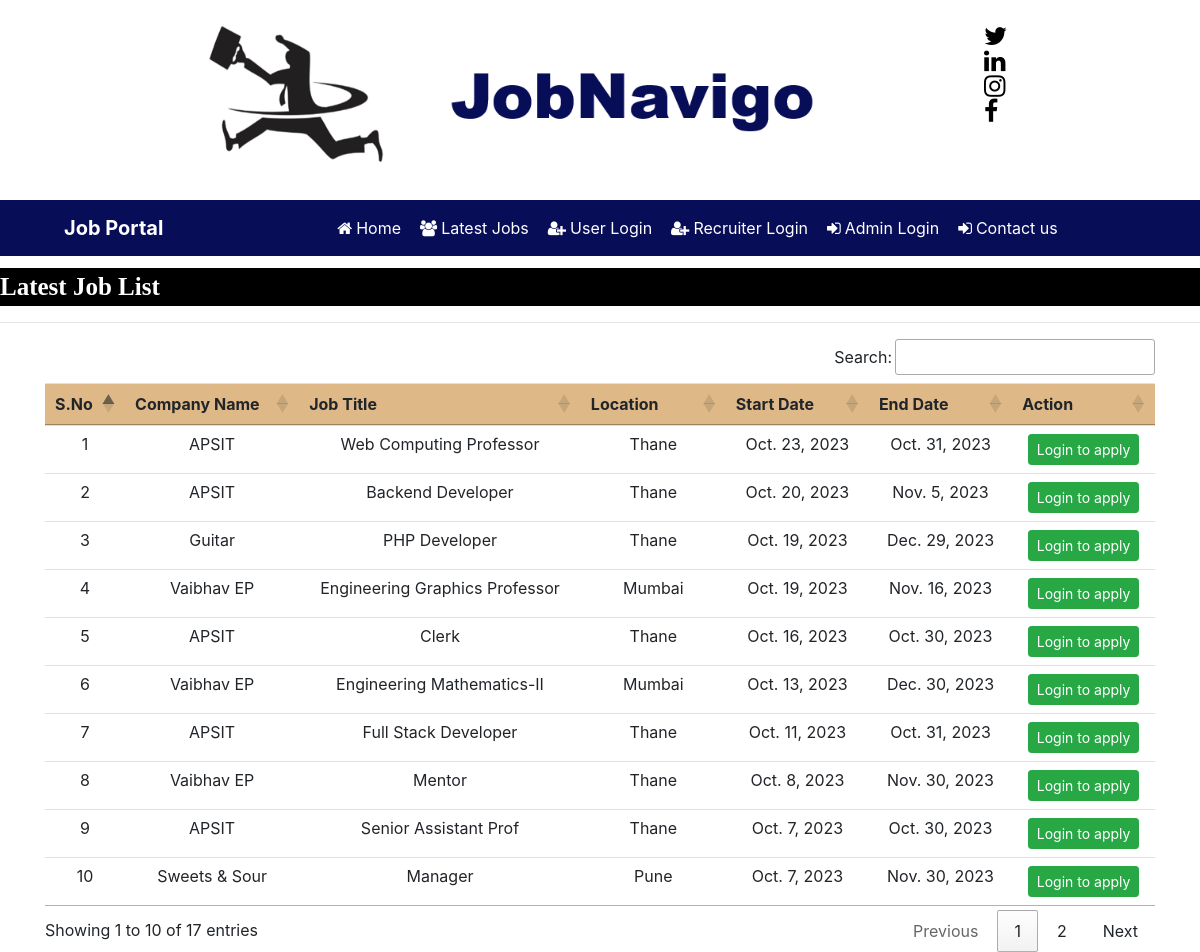
The page /latest_jobs on the database its author committed.
### CareerPatches/models.py (models this page shows, shortened)
class Job(models.Model):
    recruiter = models.ForeignKey(Recruiter,on_delete=models.CASCADE)
    start_date = models.DateField()
    end_date  = models.DateField()
    title = models.CharField(max_length=100)
    salary = models.FloatField(max_length=20)
    image = models.FileField()
    description = models.CharField(max_length=300)
    experience = models.CharField(max_length=50)
    location = models.CharField(max_length=100)
    skills = models.CharField(max_length=100)
    creationdate = models.DateField()

class Recruiter(models.Model):
    user = models.ForeignKey(User,on_delete=models.CASCADE)
    mobile = models.CharField(max_length=15,null=True)
    image  = models.FileField(null=True)
    gender = models.CharField(max_length=10,null=True)
    company = models.CharField(max_length=15,null=True)
    type = models.CharField(max_length=15,null=True)
    status = models.CharField(max_length=20,null=True)

### CareerPatches/views.py (the view)
# urls.py: path('latest_jobs',latest_jobs,name="latest_jobs"),
def latest_jobs(request):
    job = Job.objects.all().order_by('-start_date')
    d = {'job':job}
    return render(request,'latest_jobs.html',d)

### CareerPatches/Templates/latest_jobs.html (shortened to what this page needs)
{% load static %}
{% block body %}
{% include 'navigation.html' %}
<marquee style ="font-family: Monotype Corsiva; font-size: 25px; color:white;background-color: black; font-weight: bold; margin-top: 1%; ">
    Latest Job List
</marquee>
<hr>
<div class="container ">
<table class="table table-hover" id="example">
    <thead>
        <tr style="background-color: #DEB887">
            <th>S.No</th>
            <th>Company Name</th>
            <th>Job Title</th>
            <th>Location</th>
            <th>Start Date</th>
            <th>End Date</th>
            <th>Action</th>
        </tr>
    </thead>
    <tbody>
        {% for i in job %}
        <tr>
            <td>{{forloop.counter}}</td>
            <td>{{i.recruiter.company}}</td>
            <td>{{i.title}}</td>
            <td>{{i.location}}</td>
            <td>{{i.start_date}}</td>
            <td>{{i.end_date}}</td>
            <td><a href="{% url 'user_login' %}" class="btn btn-success btn-sm">Login to apply</a>
            </td>
        </tr>
        {% endfor %}
    </tbody>
</table>
</div>
{% endblock %}

### CareerPatches/Templates/latest_jobs.html (style rules this page uses)
tr { text-align : center }

### rows shown on the page
Job: recruiter.company "APSIT", title "Web Computing Professor", location "Thane", start_date "Oct. 23, 2023", end_date "Oct. 31, 2023"
Job: recruiter.company "APSIT", title "Backend Developer", location "Thane", start_date "Oct. 20, 2023", end_date "Nov. 5, 2023"
Job: recruiter.company "Guitar", title "PHP Developer", location "Thane", start_date "Oct. 19, 2023", end_date "Dec. 29, 2023"
Job: recruiter.company "Vaibhav EP", title "Engineering Graphics Professor", location "Mumbai", start_date "Oct. 19, 2023", end_date "Nov. 16, 2023"
Job: recruiter.company "APSIT", title "Clerk", location "Thane", start_date "Oct. 16, 2023", end_date "Oct. 30, 2023"
Job: recruiter.company "Vaibhav EP", title "Engineering Mathematics-II", location "Mumbai", start_date "Oct. 13, 2023", end_date "Dec. 30, 2023"
Job: recruiter.company "APSIT", title "Full Stack Developer", location "Thane", start_date "Oct. 11, 2023", end_date "Oct. 31, 2023"
Job: recruiter.company "Vaibhav EP", title "Mentor", location "Thane", start_date "Oct. 8, 2023", end_date "Nov. 30, 2023"
Job: recruiter.company "APSIT", title "Senior Assistant Prof", location "Thane", start_date "Oct. 7, 2023", end_date "Oct. 30, 2023"
Job: recruiter.company "Sweets & Sour", title "Manager", location "Pune", start_date "Oct. 7, 2023", end_date "Nov. 30, 2023"
